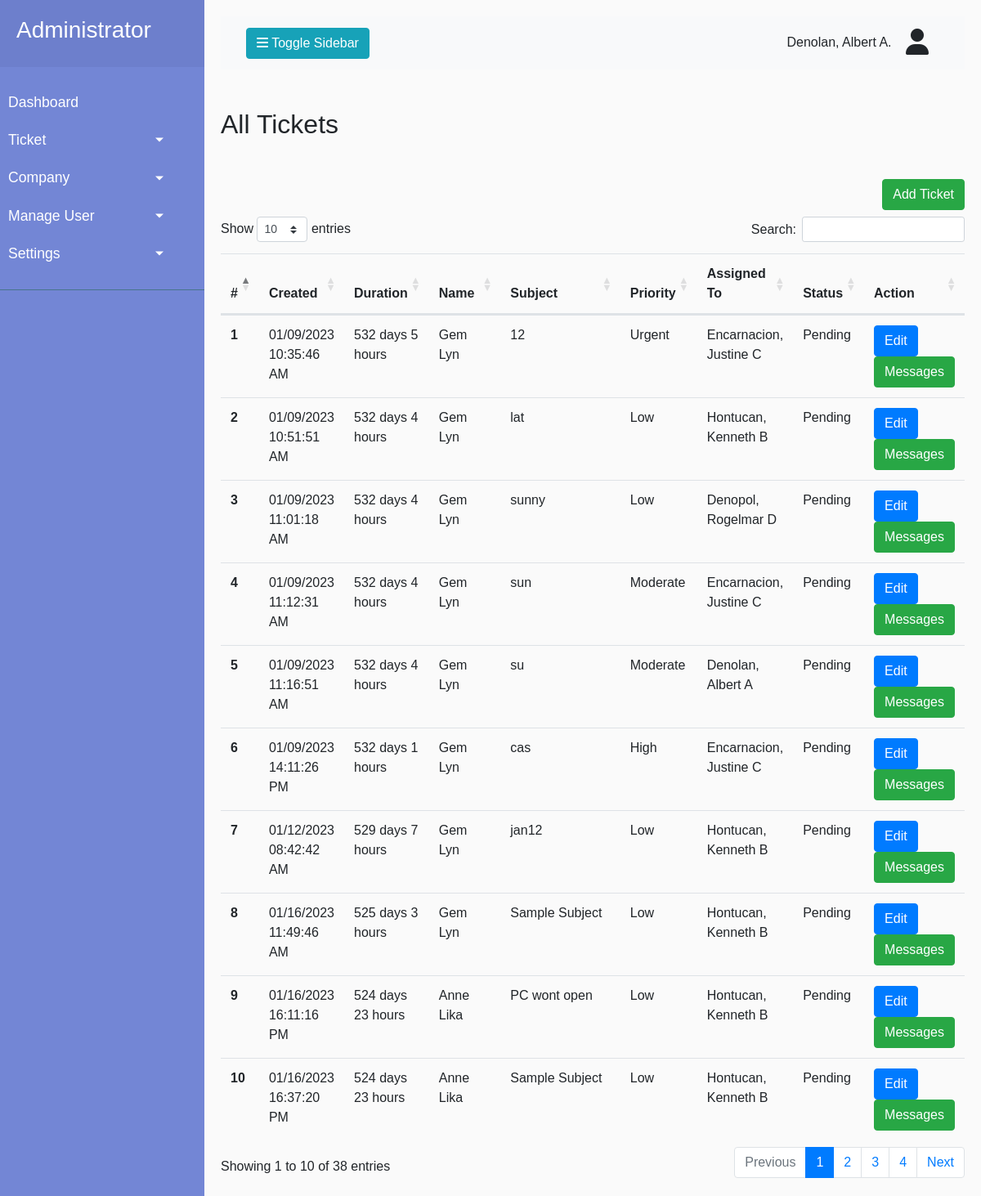
The app's page /Admin_side/test.php (signed in) with its own data.
### tables this page shows
CREATE TABLE `ticket` (
  `ticket_id` int(11) NOT NULL DEFAULT 0,
  `user_id` int(11) NOT NULL DEFAULT 0,
  `ticket_year` int(4) NOT NULL DEFAULT 0,
  `ticket_number` int(10) NOT NULL DEFAULT 0,
  `company_id` int(11) NOT NULL DEFAULT 0,
  `department_id` int(11) NOT NULL DEFAULT 0,
  `date_created` datetime NOT NULL DEFAULT '1000-01-01 00:00:00',
  `subject` varchar(100) NOT NULL DEFAULT '0',
  `ticket_description` varchar(150) NOT NULL DEFAULT '0',
  `message` varchar(150) NOT NULL DEFAULT '0',
  `file_uploaded` varchar(100) NOT NULL DEFAULT '0',
  `priority` int(1) NOT NULL DEFAULT 0,
  `assigned_to` int(11) NOT NULL DEFAULT 0,
  `status` int(11) NOT NULL DEFAULT 0,
  `closed_by` int(11) NOT NULL DEFAULT 0,
  `date_closed` datetime NOT NULL DEFAULT '1000-01-01 00:00:00'
);

CREATE TABLE `user` (
  `user_id` int(11) NOT NULL,
  `first_name` varchar(100) NOT NULL DEFAULT '0',
  `middle_name` varchar(100) NOT NULL DEFAULT '0',
  `last_name` varchar(100) NOT NULL DEFAULT '0',
  `telegram` varchar(11) NOT NULL DEFAULT '0',
  `company_id` int(11) NOT NULL DEFAULT 0,
  `department_id` int(11) NOT NULL DEFAULT 0,
  `username` varchar(50) NOT NULL DEFAULT '0',
  `password` varchar(255) NOT NULL DEFAULT '0',
  `date_created` datetime NOT NULL DEFAULT current_timestamp(),
  `account_type` int(11) NOT NULL DEFAULT 0,
  `approved` varchar(5) NOT NULL DEFAULT '0'
);

### Admin_side/test.php (the view, shortened to what this page needs)
<?php
include ('../includes/adminSidebar.php');
?>
                <h2 class="my-5">All Tickets</h2>
                <form class="form-inline d-flex justify-content-end mb-2">
                    <button type="button" data-toggle="modal" data-target="#addTicketModal" class="btn btn-success">Add Ticket</button>
                </form>
            <table class="table" id="ticketTable">
                <thead>
                <tr>
                    <th scope="col"># </th>
                    <th scope="col">Created </th>
                    <th scope="col">Duration </th>
                    <th scope="col">Name </th>
                    <th scope="col">Subject </th>
                    <th scope="col">Priority </th>
                    <th scope="col">Assigned To </th>
                    <th scope="col">Status </th>
                    <th scope="col">Action</th>
                </tr>
                </thead>
                <tbody>
                    <?php
                        $sql = "SELECT
                                a.ticket_id, a.subject, a.ticket_description, a.date_created, a.status, a.message, a.priority, a.assigned_to,
                                b.first_name, b.last_name, b.user_id
                                FROM
                                ticket a
                                INNER JOIN user b ON a.user_id=b.user_id
                                ORDER BY status ASC,
                                        ticket_number ASC";
                        $result = mysqli_query($con, $sql);
                        $resultCheck = mysqli_num_rows($result);
                        $counter = 0;
                        if($resultCheck > 0){
                            while($row = mysqli_fetch_assoc($result)){
                                $ticket_id = $row['ticket_id'];
                                $dateCreated = new DateTime($row['date_created']);
                                $dateCreatedDisplay = date_format($dateCreated, "m/d/Y H:i:s A");
                                $created = date_format($dateCreated, "m/d/Y H:i:s");
                                $old_date = strtotime($created);
                                $current_date_format = date("m/d/Y H:i:s");
                                $current_date = strtotime($current_date_format);
                                $difference = $current_date - $old_date;
                                $days = floor($difference/(60*60*24));
                                $remainder = floor($difference % (60*60*24));
                                $hours = floor($remainder/(60*60));
                                $subject = $row['subject'];
                                $firstName = $row['first_name'];
                                $lastName = $row['last_name'];
                                $status = $row['status'] == 0 ? "Pending":"Closed";
                                $priority = $row['priority'];
                                $assigned_to = $row['assigned_to'];
                                $counter++;
                                ?>
                                    <tr>
                                        <th scope="row"><?php echo $counter; ?></th>
                                        <td><?php echo $dateCreatedDisplay; ?></td>
                                        <td><?php echo $days." days ".$hours." hours";?></td>
                                        <td><?php echo $firstName." ".$lastName; ?></td>
                                        <td><?php echo $subject; ?></td>
                                        <td><?php setPriorityName($priority); ?></td>
                                        <td><?php echo setFullName($assigned_to);?></td>
                                        <td><?php echo $status; ?></td>
                                        <td>
                                            <button type="button" data-id="<?php echo $ticket_id; ?>" class="editTicket btn btn-primary" <?php accessPermission("sa_view", $current_id, systemApps::appNum_AllTicket); ?>>Edit</button>
                                            <a href="<?php echo $siteURL; ?>Admin_side/ticket-messages.php?id=<?php echo $ticket_id; ?>" class="btn btn-success">Messages</a>
                                        </td>
                                    </tr>
                                <?php
                            }
                            }
                    ?>
                </tbody>
            </table>
<?php
    include ('../includes/adminFooter.php')
?>

### cls_global_functions.php (shortened to what this page needs)
<?php
function setPriorityName($priority)
{
    switch ($priority) {
        case '0':
            echo "Low";
            break;
        case '1':
            echo "Moderate";
            break;
        case '2':
            echo "High";
            break;
        case '3':
            echo "Urgent";
            break;
    }
}
function setFullName($user_id)
{
    include('Includes/connection.php');
    $sql="SELECT concat(last_name,', ',first_name,' ', middle_name) AS full_name
            FROM user
            WHERE user_id=$user_id";
    $result = mysqli_query($con, $sql);
    $row = mysqli_fetch_assoc($result);
    echo $full_name = $row['full_name'];
}
function getItAndAdminList($ticket_id)
{
    include('Includes/connection.php');
                        ?>
                        <?php
}
        ?>

### CSS/style.css (style rules this page uses)
body { font-family: 'Poppins', sans-serif; background: #fafafa; }
a, a:hover, a:focus { color:inherit; text-decoration: none; transition: all 0.3s; }

### records on screen
ticket: date_created "01/09/2023 10:35:46 AM", date_created "5", user.first_name "Gem", user.last_name "Lyn", subject "12", priority "Urgent", full_name "Encarnacion, Justine C", status "Pending"
ticket: date_created "01/09/2023 10:51:51 AM", date_created "4", user.first_name "Gem", user.last_name "Lyn", subject "lat", priority "Low", full_name "Hontucan, Kenneth B", status "Pending"
ticket: date_created "01/09/2023 11:01:18 AM", date_created "4", user.first_name "Gem", user.last_name "Lyn", subject "sunny", priority "Low", full_name "Denopol, Rogelmar D", status "Pending"
ticket: date_created "01/09/2023 11:12:31 AM", date_created "4", user.first_name "Gem", user.last_name "Lyn", subject "sun", priority "Moderate", full_name "Encarnacion, Justine C", status "Pending"
ticket: date_created "01/09/2023 11:16:51 AM", date_created "4", user.first_name "Gem", user.last_name "Lyn", subject "su", priority "Moderate", full_name "Denolan, Albert A", status "Pending"
ticket: date_created "01/09/2023 14:11:26 PM", date_created "1", user.first_name "Gem", user.last_name "Lyn", subject "cas", priority "High", full_name "Encarnacion, Justine C", status "Pending"
ticket: date_created "01/12/2023 08:42:42 AM", date_created "7", user.first_name "Gem", user.last_name "Lyn", subject "jan12", priority "Low", full_name "Hontucan, Kenneth B", status "Pending"
ticket: date_created "01/16/2023 11:49:46 AM", date_created "3", user.first_name "Gem", user.last_name "Lyn", subject "Sample Subject", priority "Low", full_name "Hontucan, Kenneth B", status "Pending"
ticket: date_created "01/16/2023 16:11:16 PM", date_created "23", user.first_name "Anne", user.last_name "Lika", subject "PC wont open", priority "Low", full_name "Hontucan, Kenneth B", status "Pending"
ticket: date_created "01/16/2023 16:37:20 PM", date_created "23", user.first_name "Anne", user.last_name "Lika", subject "Sample Subject", priority "Low", full_name "Hontucan, Kenneth B", status "Pending"

### other values on screen
$current_full_name "Denolan, Albert A."
